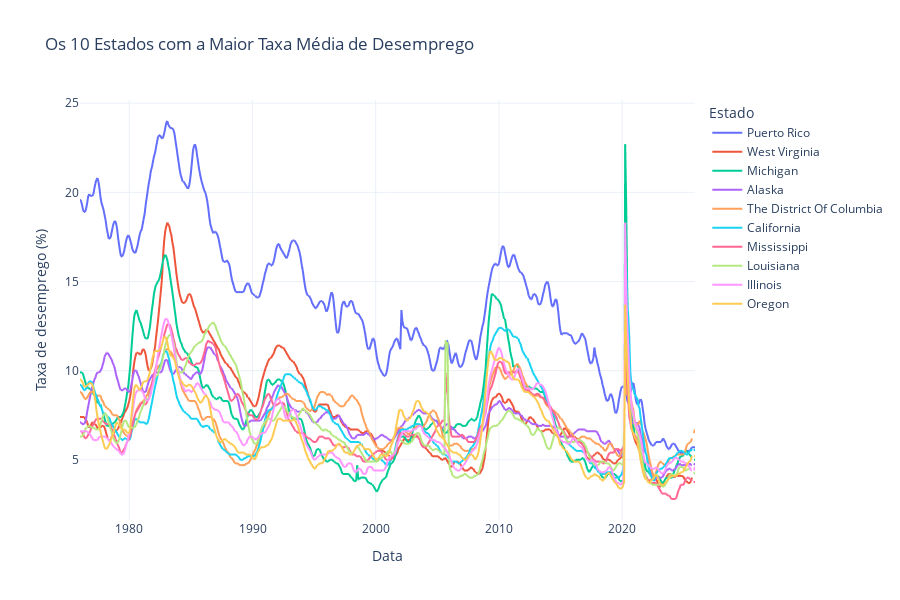

Source (notebook cell):
### Code cell
top5_states = uemp_states.mean().sort_values(ascending=False).head(10).index

fig = px.line(
    uemp_states[top5_states],
    title="Os 10 Estados com a Maior Taxa Média de Desemprego",
    labels={
        "value": "Taxa de desemprego (%)",
        "index": "Data",
        "variable": "Estado"
    }
)

fig.update_layout(template="plotly_white", height=600)

fig.show()

### Figure 1 — Plotly figure (JSON) as saved in the notebook; plotly's stock layout.template omitted (floating-point values rounded to 4 significant figures; data arrays with more than 128 entries replaced by an {"elided": "..."} marker saying what was removed)
{"data": [{"hovertemplate": "Estado=Puerto Rico<br>Data=%{x}<br>Taxa de desemprego (%)=%{y}<extra></extra>", "legendgroup": "Puerto Rico", "line": {"color": "#636efa", "dash": "solid"}, "marker": {"symbol": "circle"}, "mode": "lines", "name": "Puerto Rico", "showlegend": true, "type": "scattergl", "x": {"elided": "600 str values"}, "xaxis": "x", "y": {"elided": "600 float values"}, "yaxis": "y"}, {"hovertemplate": "Estado=West Virginia<br>Data=%{x}<br>Taxa de desemprego (%)=%{y}<extra></extra>", "legendgroup": "West Virginia", "line": {"color": "#EF553B", "dash": "solid"}, "marker": {"symbol": "circle"}, "mode": "lines", "name": "West Virginia", "showlegend": true, "type": "scattergl", "x": {"elided": "600 str values"}, "xaxis": "x", "y": {"elided": "600 float values"}, "yaxis": "y"}, {"hovertemplate": "Estado=Michigan<br>Data=%{x}<br>Taxa de desemprego (%)=%{y}<extra></extra>", "legendgroup": "Michigan", "line": {"color": "#00cc96", "dash": "solid"}, "marker": {"symbol": "circle"}, "mode": "lines", "name": "Michigan", "showlegend": true, "type": "scattergl", "x": {"elided": "600 str values"}, "xaxis": "x", "y": {"elided": "600 float values"}, "yaxis": "y"}, {"hovertemplate": "Estado=Alaska<br>Data=%{x}<br>Taxa de desemprego (%)=%{y}<extra></extra>", "legendgroup": "Alaska", "line": {"color": "#ab63fa", "dash": "solid"}, "marker": {"symbol": "circle"}, "mode": "lines", "name": "Alaska", "showlegend": true, "type": "scattergl", "x": {"elided": "600 str values"}, "xaxis": "x", "y": {"elided": "600 float values"}, "yaxis": "y"}, {"hovertemplate": "Estado=The District Of Columbia<br>Data=%{x}<br>Taxa de desemprego (%)=%{y}<extra></extra>", "legendgroup": "The District Of Columbia", "line": {"color": "#FFA15A", "dash": "solid"}, "marker": {"symbol": "circle"}, "mode": "lines", "name": "The District Of Columbia", "showlegend": true, "type": "scattergl", "x": {"elided": "600 str values"}, "xaxis": "x", "y": {"elided": "600 float values"}, "yaxis": "y"}, {"hovertemplate": "Estado=California<br>Data=%{x}<br>Taxa de desemprego (%)=%{y}<extra></extra>", "legendgroup": "California", "line": {"color": "#19d3f3", "dash": "solid"}, "marker": {"symbol": "circle"}, "mode": "lines", "name": "California", "showlegend": true, "type": "scattergl", "x": {"elided": "600 str values"}, "xaxis": "x", "y": {"elided": "600 float values"}, "yaxis": "y"}, {"hovertemplate": "Estado=Mississippi<br>Data=%{x}<br>Taxa de desemprego (%)=%{y}<extra></extra>", "legendgroup": "Mississippi", "line": {"color": "#FF6692", "dash": "solid"}, "marker": {"symbol": "circle"}, "mode": "lines", "name": "Mississippi", "showlegend": true, "type": "scattergl", "x": {"elided": "600 str values"}, "xaxis": "x", "y": {"elided": "600 float values"}, "yaxis": "y"}, {"hovertemplate": "Estado=Louisiana<br>Data=%{x}<br>Taxa de desemprego (%)=%{y}<extra></extra>", "legendgroup": "Louisiana", "line": {"color": "#B6E880", "dash": "solid"}, "marker": {"symbol": "circle"}, "mode": "lines", "name": "Louisiana", "showlegend": true, "type": "scattergl", "x": {"elided": "600 str values"}, "xaxis": "x", "y": {"elided": "600 float values"}, "yaxis": "y"}, {"hovertemplate": "Estado=Illinois<br>Data=%{x}<br>Taxa de desemprego (%)=%{y}<extra></extra>", "legendgroup": "Illinois", "line": {"color": "#FF97FF", "dash": "solid"}, "marker": {"symbol": "circle"}, "mode": "lines", "name": "Illinois", "showlegend": true, "type": "scattergl", "x": {"elided": "600 str values"}, "xaxis": "x", "y": {"elided": "600 float values"}, "yaxis": "y"}, {"hovertemplate": "Estado=Oregon<br>Data=%{x}<br>Taxa de desemprego (%)=%{y}<extra></extra>", "legendgroup": "Oregon", "line": {"color": "#FECB52", "dash": "solid"}, "marker": {"symbol": "circle"}, "mode": "lines", "name": "Oregon", "showlegend": true, "type": "scattergl", "x": {"elided": "600 str values"}, "xaxis": "x", "y": {"elided": "600 float values"}, "yaxis": "y"}], "layout": {"height": 600, "legend": {"title": {"text": "Estado"}, "tracegroupgap": 0}, "title": {"text": "Os 10 Estados com a Maior Taxa Média de Desemprego"}, "xaxis": {"anchor": "y", "domain": [0, 1], "title": {"text": "Data"}}, "yaxis": {"anchor": "x", "domain": [0, 1], "title": {"text": "Taxa de desemprego (%)"}}}}
